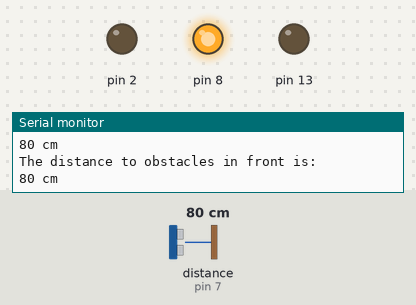
Recording of a sketch running on a simulated Arduino Uno, built with avr-gcc and run on an emulated ATmega328P. Parts: output pins drawn as LEDs (lit = HIGH), the last lines printed to the serial monitor. The test bench sets the inputs (shaded band); at power-on: distance to the obstacle (sensor on pin 7) 80 cm.

Above: at 1.2 s.
1.3 s: distance to the obstacle (sensor on pin 7) set to 11 cm
2.9 s: distance to the obstacle (sensor on pin 7) set to 8 cm
At 4.0 s:
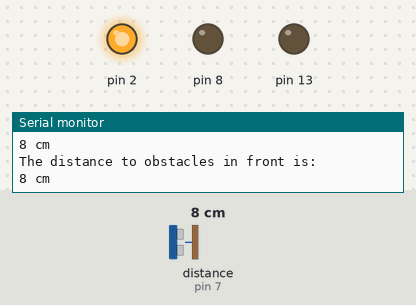
4.7 s: distance to the obstacle (sensor on pin 7) set to 120 cm
At 5.4 s:
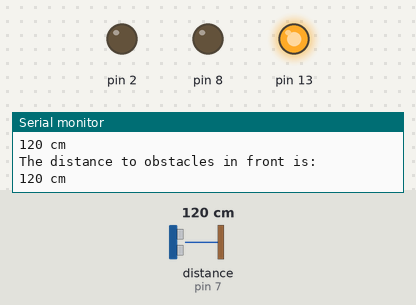
6.5 s: distance to the obstacle (sensor on pin 7) set to 104 cm
8.0 s: distance to the obstacle (sensor on pin 7) set to 97 cm
At 9.6 s:
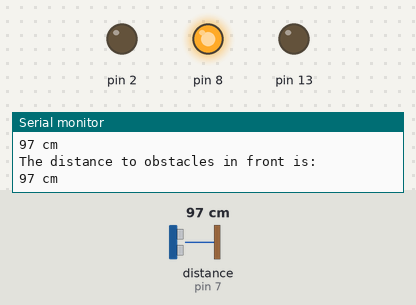
11.0 s: distance to the obstacle (sensor on pin 7) set to 2 cm
At 12.3 s:
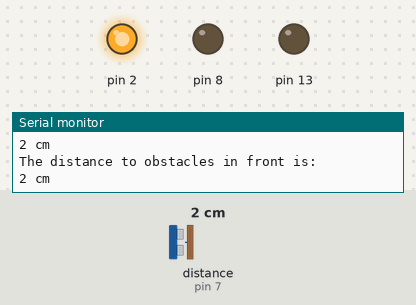
Timing chart, 0 to 13.9 s (numbered marks = the images above; inputs shaded):
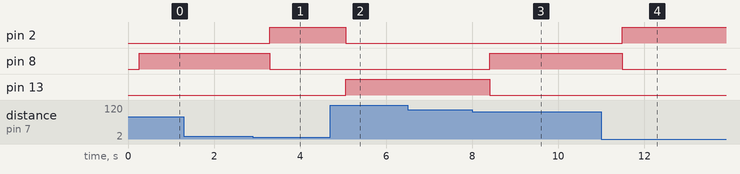

The sketch:

Prototype_UNO.ino
```cpp
#include "Ultrasonic.h"

Ultrasonic ultrasonic(7);
void setup()
{
	pinMode(2, OUTPUT);
	pinMode(8, OUTPUT);
	pinMode(13, OUTPUT);

	Serial.begin(9600);
}

void loop()
{
	long RangeInInches;
	long RangeInCentimeters;

	Serial.println("The distance to obstacles in front is: ");

	RangeInCentimeters = ultrasonic.MeasureInCentimeters(); // two measurements should keep an interval
	Serial.print(RangeInCentimeters);//0~400cm
	Serial.println(" cm");
	delay(250);

	if(RangeInCentimeters > 100) {
		digitalWrite(2, LOW);
		digitalWrite(8, LOW);
		digitalWrite(13, HIGH);
	} else if (RangeInCentimeters < 10) {
		digitalWrite(13, LOW);
		digitalWrite(8, LOW);
		digitalWrite(2, HIGH);
	} else {
		digitalWrite(2, LOW);
		digitalWrite(13, LOW);
		digitalWrite(8, HIGH);
	}
	}
```

Measured:
- the behaviour switches between 10 and 9 cm on distance to the obstacle (sensor on pin 7) (found by bisection; images 0 and 1)
- the behaviour switches between 101 and 100 cm on distance to the obstacle (sensor on pin 7) (found by bisection; images 2 and 3)
- after the input at 2.9 s, pin 2: LOW → HIGH after 0.40 s; pin 8: HIGH → LOW after 0.40 s
- after the input at 4.7 s, pin 2: HIGH → LOW after 0.36 s; pin 13: LOW → HIGH after 0.36 s
- after the input at 8.0 s, pin 8: LOW → HIGH after 0.41 s; pin 13: HIGH → LOW after 0.41 s
- after the input at 11.0 s, pin 2: LOW → HIGH after 0.49 s; pin 8: HIGH → LOW after 0.49 s
